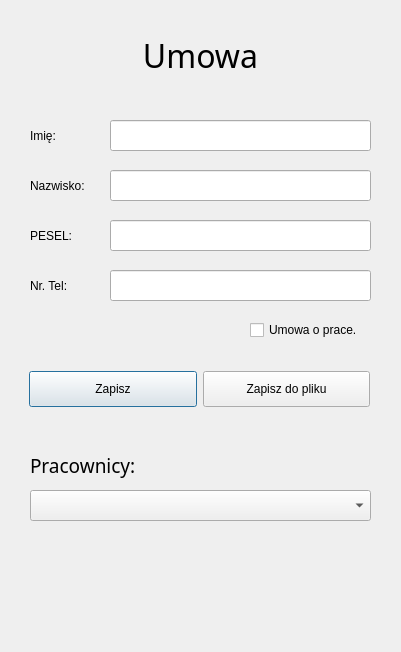
<?xml version="1.0" encoding="UTF-8"?>
<ui version="4.0">
 <class>Dialog</class>
 <widget class="QDialog" name="Dialog">
  <property name="geometry">
   <rect>
    <x>0</x>
    <y>0</y>
    <width>401</width>
    <height>652</height>
   </rect>
  </property>
  <property name="windowTitle">
   <string>Dialog</string>
  </property>
  <widget class="QLabel" name="label">
   <property name="geometry">
    <rect>
     <x>20</x>
     <y>20</y>
     <width>361</width>
     <height>71</height>
    </rect>
   </property>
   <property name="font">
    <font>
     <family>Maiandra GD</family>
     <pointsize>24</pointsize>
    </font>
   </property>
   <property name="text">
    <string>Umowa</string>
   </property>
   <property name="alignment">
    <set>Qt::AlignCenter</set>
   </property>
  </widget>
  <widget class="QLabel" name="label_2">
   <property name="geometry">
    <rect>
     <x>30</x>
     <y>120</y>
     <width>61</width>
     <height>31</height>
    </rect>
   </property>
   <property name="text">
    <string>Imię:</string>
   </property>
  </widget>
  <widget class="QLineEdit" name="name">
   <property name="geometry">
    <rect>
     <x>110</x>
     <y>120</y>
     <width>261</width>
     <height>31</height>
    </rect>
   </property>
  </widget>
  <widget class="QLabel" name="label_3">
   <property name="geometry">
    <rect>
     <x>30</x>
     <y>170</y>
     <width>61</width>
     <height>31</height>
    </rect>
   </property>
   <property name="text">
    <string>Nazwisko:</string>
   </property>
  </widget>
  <widget class="QLineEdit" name="lastName">
   <property name="geometry">
    <rect>
     <x>110</x>
     <y>170</y>
     <width>261</width>
     <height>31</height>
    </rect>
   </property>
  </widget>
  <widget class="QLabel" name="label_4">
   <property name="geometry">
    <rect>
     <x>30</x>
     <y>220</y>
     <width>61</width>
     <height>31</height>
    </rect>
   </property>
   <property name="text">
    <string>PESEL:</string>
   </property>
  </widget>
  <widget class="QLineEdit" name="pesel">
   <property name="geometry">
    <rect>
     <x>110</x>
     <y>220</y>
     <width>261</width>
     <height>31</height>
    </rect>
   </property>
   <property name="inputMask">
    <string/>
   </property>
  </widget>
  <widget class="QLabel" name="label_5">
   <property name="geometry">
    <rect>
     <x>30</x>
     <y>270</y>
     <width>61</width>
     <height>31</height>
    </rect>
   </property>
   <property name="text">
    <string>Nr. Tel:</string>
   </property>
  </widget>
  <widget class="QLineEdit" name="tel">
   <property name="geometry">
    <rect>
     <x>110</x>
     <y>270</y>
     <width>261</width>
     <height>31</height>
    </rect>
   </property>
  </widget>
  <widget class="QCheckBox" name="umowa">
   <property name="geometry">
    <rect>
     <x>250</x>
     <y>320</y>
     <width>121</width>
     <height>20</height>
    </rect>
   </property>
   <property name="text">
    <string>Umowa o prace.</string>
   </property>
  </widget>
  <widget class="QWidget" name="horizontalLayoutWidget">
   <property name="geometry">
    <rect>
     <x>29</x>
     <y>359</y>
     <width>341</width>
     <height>60</height>
    </rect>
   </property>
   <layout class="QHBoxLayout" name="horizontalLayout">
    <item>
     <widget class="QPushButton" name="save">
      <property name="styleSheet">
       <string notr="true">padding: 10 0</string>
      </property>
      <property name="text">
       <string>Zapisz</string>
      </property>
     </widget>
    </item>
    <item>
     <widget class="QPushButton" name="saveToFile">
      <property name="styleSheet">
       <string notr="true">padding: 10 0</string>
      </property>
      <property name="text">
       <string>Zapisz do pliku</string>
      </property>
     </widget>
    </item>
   </layout>
  </widget>
  <widget class="QLabel" name="label_6">
   <property name="geometry">
    <rect>
     <x>30</x>
     <y>450</y>
     <width>151</width>
     <height>31</height>
    </rect>
   </property>
   <property name="font">
    <font>
     <family>Maiandra GD</family>
     <pointsize>14</pointsize>
    </font>
   </property>
   <property name="text">
    <string>Pracownicy:</string>
   </property>
  </widget>
  <widget class="QComboBox" name="comboBox">
   <property name="geometry">
    <rect>
     <x>30</x>
     <y>490</y>
     <width>341</width>
     <height>31</height>
    </rect>
   </property>
  </widget>
 </widget>
 <resources/>
 <connections/>
</ui>
